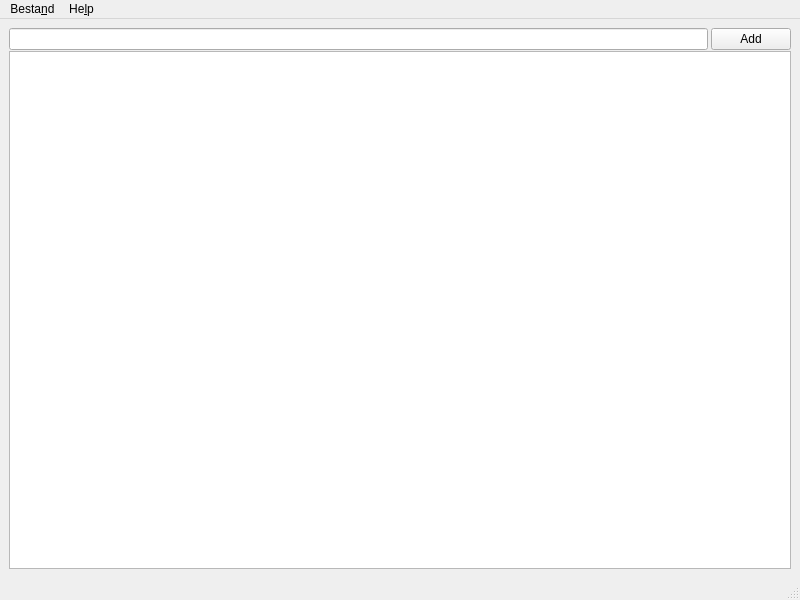
<?xml version="1.0" encoding="UTF-8"?>
<ui version="4.0">
 <class>CenterWindow</class>
 <widget class="QMainWindow" name="CenterWindow">
  <property name="geometry">
   <rect>
    <x>0</x>
    <y>0</y>
    <width>800</width>
    <height>600</height>
   </rect>
  </property>
  <property name="windowTitle">
   <string>CenterWindow</string>
  </property>
  <property name="windowOpacity">
   <double>1.000000000000000</double>
  </property>
  <widget class="QWidget" name="centralwidget">
   <layout class="QGridLayout" name="gridLayout">
    <item row="0" column="0">
     <layout class="QVBoxLayout" name="verticalLayout">
      <property name="spacing">
       <number>1</number>
      </property>
      <property name="sizeConstraint">
       <enum>QLayout::SetMinAndMaxSize</enum>
      </property>
      <property name="leftMargin">
       <number>0</number>
      </property>
      <item>
       <layout class="QHBoxLayout" name="horizontalLayout_2">
        <property name="spacing">
         <number>3</number>
        </property>
        <item>
         <widget class="QLineEdit" name="itemInput"/>
        </item>
        <item>
         <widget class="QPushButton" name="addButton">
          <property name="text">
           <string>Add</string>
          </property>
         </widget>
        </item>
       </layout>
      </item>
      <item>
       <layout class="QHBoxLayout" name="horizontalLayout">
        <item>
         <widget class="QListWidget" name="itemsList"/>
        </item>
       </layout>
      </item>
     </layout>
    </item>
   </layout>
  </widget>
  <widget class="QMenuBar" name="menubar">
   <property name="geometry">
    <rect>
     <x>0</x>
     <y>0</y>
     <width>800</width>
     <height>20</height>
    </rect>
   </property>
   <widget class="QMenu" name="menuBestand">
    <property name="title">
     <string>Besta&amp;nd</string>
    </property>
    <addaction name="actionOpenen"/>
    <addaction name="separator"/>
    <addaction name="actionOpslaan"/>
    <addaction name="actionOpslaan_Als"/>
    <addaction name="separator"/>
    <addaction name="actionAfsluiten"/>
   </widget>
   <widget class="QMenu" name="menuAbout">
    <property name="title">
     <string>He&amp;lp</string>
    </property>
    <addaction name="actionAbout"/>
   </widget>
   <addaction name="menuBestand"/>
   <addaction name="menuAbout"/>
  </widget>
  <widget class="QStatusBar" name="statusbar"/>
  <action name="actionAfsluiten">
   <property name="text">
    <string>&amp;Afsluiten</string>
   </property>
   <property name="shortcut">
    <string>Ctrl+Q</string>
   </property>
  </action>
  <action name="actionOpslaan">
   <property name="text">
    <string>&amp;Opslaan</string>
   </property>
   <property name="shortcut">
    <string>Ctrl+S</string>
   </property>
  </action>
  <action name="actionOpenen">
   <property name="text">
    <string>O&amp;penen</string>
   </property>
   <property name="shortcut">
    <string>Ctrl+O</string>
   </property>
  </action>
  <action name="actionOpslaan_Als">
   <property name="text">
    <string>Op&amp;slaan Als...</string>
   </property>
   <property name="shortcut">
    <string>Ctrl+Alt+S</string>
   </property>
  </action>
  <action name="actionAbout">
   <property name="text">
    <string>&amp;About</string>
   </property>
   <property name="shortcut">
    <string>F7</string>
   </property>
  </action>
 </widget>
 <resources/>
 <connections/>
</ui>
